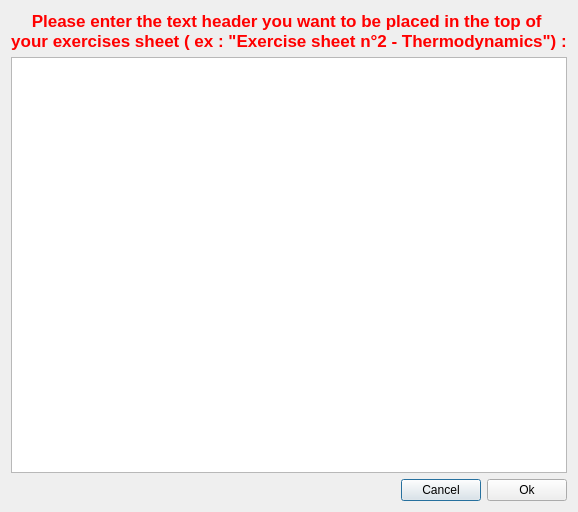
<ui version="4.0" >
 <class>HeaderDialog</class>
 <widget class="QDialog" name="HeaderDialog" >
  <property name="windowModality" >
   <enum>Qt::WindowModal</enum>
  </property>
  <property name="geometry" >
   <rect>
    <x>0</x>
    <y>0</y>
    <width>485</width>
    <height>512</height>
   </rect>
  </property>
  <property name="windowTitle" >
   <string>Choose header ...</string>
  </property>
  <layout class="QVBoxLayout" name="verticalLayout" >
   <item>
    <widget class="QLabel" name="label" >
     <property name="text" >
      <string>&lt;!DOCTYPE HTML PUBLIC "-//W3C//DTD HTML 4.0//EN" "http://www.w3.org/TR/REC-html40/strict.dtd">
&lt;html>&lt;head>&lt;meta name="qrichtext" content="1" />&lt;style type="text/css">
p, li { white-space: pre-wrap; }
&lt;/style>&lt;/head>&lt;body style=" font-family:'Lucida Grande'; font-size:13pt; font-weight:400; font-style:normal;">
&lt;p align="center" style=" margin-top:0px; margin-bottom:0px; margin-left:0px; margin-right:0px; -qt-block-indent:0; text-indent:0px;">&lt;span style=" font-weight:600; color:#ff0000;">Please enter the text header you want to be placed in the top of &lt;/span>&lt;/p>
&lt;p align="center" style=" margin-top:0px; margin-bottom:0px; margin-left:0px; margin-right:0px; -qt-block-indent:0; text-indent:0px; font-weight:600; color:#ff0000;">your exercises sheet ( ex : "Exercise sheet n°2 - Thermodynamics") :&lt;/p>&lt;/body>&lt;/html></string>
     </property>
    </widget>
   </item>
   <item>
    <widget class="QTextEdit" name="headerEdit" >
     <property name="html" >
      <string>&lt;!DOCTYPE HTML PUBLIC "-//W3C//DTD HTML 4.0//EN" "http://www.w3.org/TR/REC-html40/strict.dtd">
&lt;html>&lt;head>&lt;meta name="qrichtext" content="1" />&lt;style type="text/css">
p, li { white-space: pre-wrap; }
&lt;/style>&lt;/head>&lt;body style=" font-family:'Lucida Grande'; font-size:13pt; font-weight:400; font-style:normal;">
&lt;p style="-qt-paragraph-type:empty; margin-top:0px; margin-bottom:0px; margin-left:0px; margin-right:0px; -qt-block-indent:0; text-indent:0px;">&lt;/p>&lt;/body>&lt;/html></string>
     </property>
    </widget>
   </item>
   <item>
    <layout class="QHBoxLayout" name="horizontalLayout" >
     <item>
      <spacer name="horizontalSpacer" >
       <property name="orientation" >
        <enum>Qt::Horizontal</enum>
       </property>
       <property name="sizeHint" stdset="0" >
        <size>
         <width>278</width>
         <height>20</height>
        </size>
       </property>
      </spacer>
     </item>
     <item>
      <widget class="QPushButton" name="pushButton_2" >
       <property name="text" >
        <string>Cancel</string>
       </property>
      </widget>
     </item>
     <item>
      <widget class="QPushButton" name="okButton" >
       <property name="text" >
        <string>Ok</string>
       </property>
      </widget>
     </item>
    </layout>
   </item>
  </layout>
 </widget>
 <resources/>
 <connections>
  <connection>
   <sender>pushButton_2</sender>
   <signal>clicked()</signal>
   <receiver>HeaderDialog</receiver>
   <slot>reject()</slot>
   <hints>
    <hint type="sourcelabel" >
     <x>384</x>
     <y>478</y>
    </hint>
    <hint type="destinationlabel" >
     <x>280</x>
     <y>461</y>
    </hint>
   </hints>
  </connection>
 </connections>
</ui>
